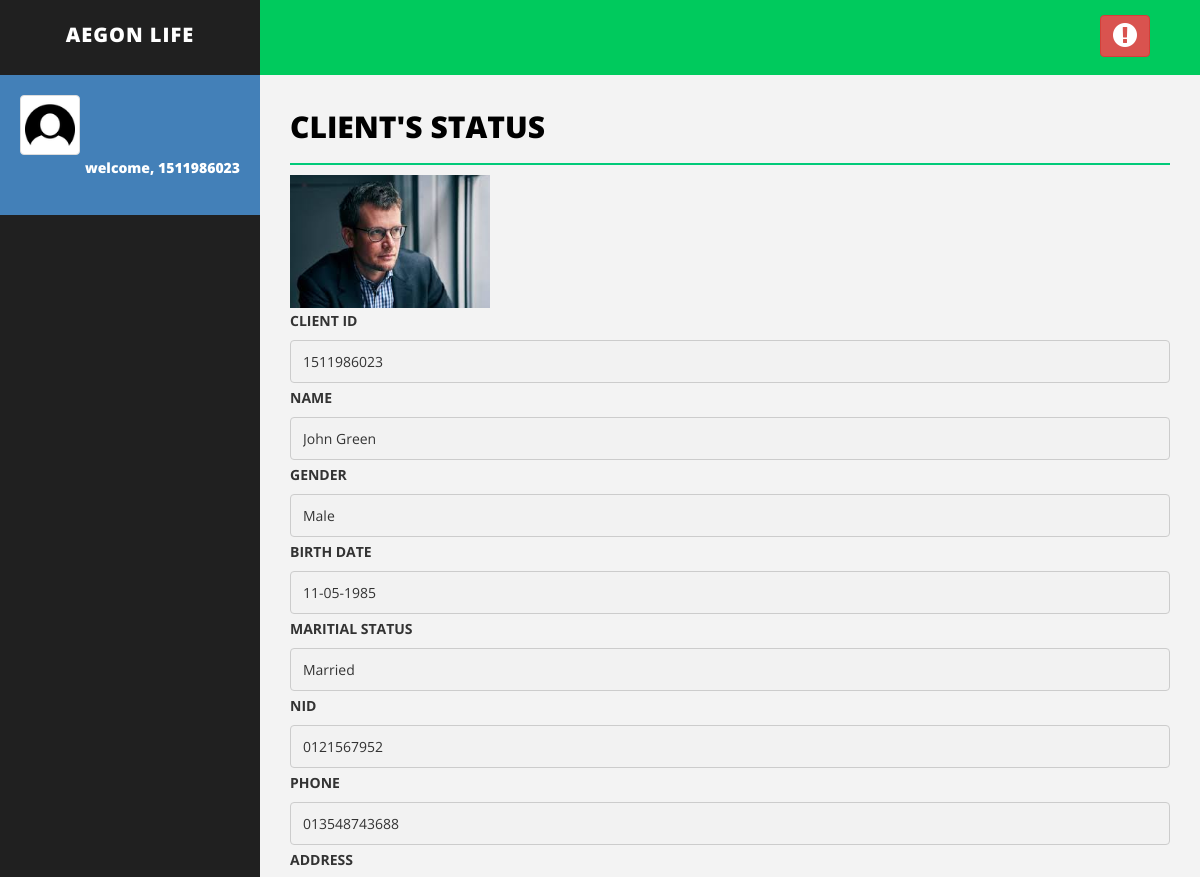
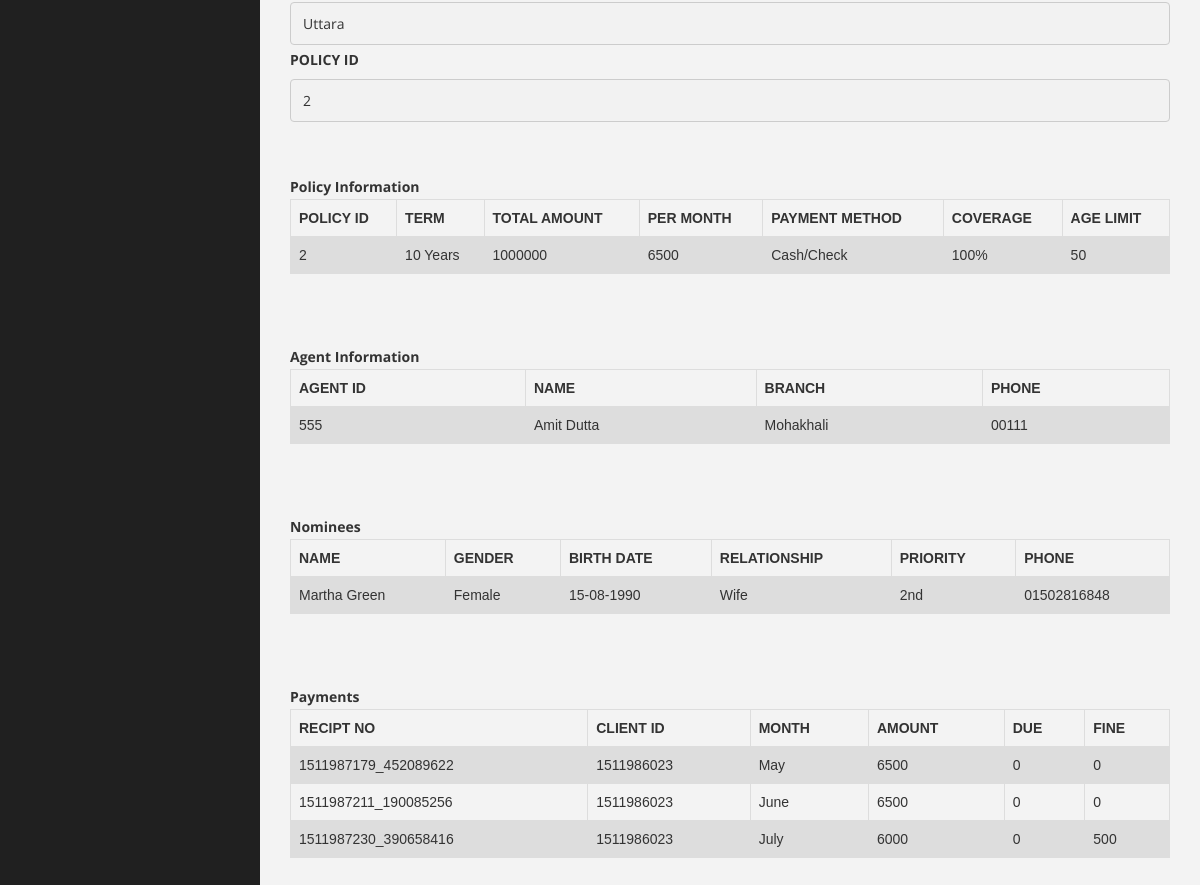
Page /lims/clientHome.php (signed in) on the committed database (2 pictures, top to bottom).
### tables this page shows
CREATE TABLE IF NOT EXISTS `client` (
  `client_id` varchar(200) NOT NULL,
  `client_password` varchar(30) NOT NULL,
  `name` varchar(50) NOT NULL,
  `sex` varchar(20) NOT NULL,
  `birth_date` varchar(20) NOT NULL,
  `marital_status` varchar(20) NOT NULL,
  `nid` varchar(50) NOT NULL,
  `phone` varchar(20) NOT NULL,
  `address` varchar(50) NOT NULL,
  `policy_id` varchar(50) NOT NULL,
  `agent_id` varchar(20) NOT NULL,
  `image` varchar(200) NOT NULL
);

CREATE TABLE IF NOT EXISTS `policy` (
  `policy_id` varchar(50) NOT NULL,
  `term` varchar(50) NOT NULL,
  `health_status` varchar(50) NOT NULL,
  `system` varchar(50) NOT NULL,
  `payment_method` varchar(50) NOT NULL,
  `coverage` varchar(50) NOT NULL,
  `age_limit` varchar(20) NOT NULL
);

CREATE TABLE IF NOT EXISTS `agent` (
  `agent_id` varchar(50) NOT NULL,
  `agent_password` varchar(30) NOT NULL,
  `name` varchar(50) NOT NULL,
  `branch` varchar(50) NOT NULL,
  `phone` varchar(50) NOT NULL
);

CREATE TABLE IF NOT EXISTS `nominee` (
  `nominee_id` varchar(200) NOT NULL,
  `client_id` varchar(100) NOT NULL,
  `name` varchar(50) NOT NULL,
  `sex` varchar(20) NOT NULL,
  `birth_date` varchar(50) NOT NULL,
  `nid` varchar(50) NOT NULL,
  `relationship` varchar(20) NOT NULL,
  `priority` varchar(20) NOT NULL,
  `phone` varchar(50) NOT NULL
);

CREATE TABLE IF NOT EXISTS `payment` (
  `recipt_no` varchar(20) NOT NULL,
  `client_id` varchar(50) NOT NULL,
  `month` varchar(50) NOT NULL,
  `amount` varchar(50) NOT NULL,
  `due` varchar(50) NOT NULL,
  `fine` varchar(50) NOT NULL,
  `agent_id` varchar(30) NOT NULL
);

### lims/clientHome.php (the view, shortened to what this page needs)
<!DOCTYPE html>
<html>
<head>
<?php
	include'connection.php';
?>
    <link href="assets/css/bootstrap.css" rel="stylesheet" />
    <link href="assets/css/font-awesome.css" rel="stylesheet" />
    <link href="assets/css/basic.css" rel="stylesheet" />
    <link href="assets/css/custom.css" rel="stylesheet" />
</head>
<body>
    <div id="wrapper">
        <nav class="navbar navbar-default navbar-cls-top " role="navigation" style="margin-bottom: 0">
            <div class="navbar-header">
                <a class="navbar-brand" href="index.php">Aegon Life</a>
            </div>
            <div class="header-right">
                 <a href="<?php echo "logout.php" ?>" class="btn btn-danger" title="Logout"><i class="fa fa-exclamation-circle fa-2x"></i></a>
            </div>
        </nav>
        <nav class="navbar-default navbar-side" role="navigation">
            <div class="sidebar-collapse">
                <ul class="nav" id="main-menu">
                    <li>
                        <div class="user-img-div">
                            <img src="assets/img/user.png" class="img-thumbnail" />
                            <div class="inner-text">
								  <?php
										echo "welcome, ".$_SESSION["username"];
								?>
                            <br />
                            </div>
                        </div>
                    </li>
                </ul>
            </div>
        </nav>
        <div id="page-wrapper">
                <div class="row">
                    <div class="col-md-12">
                        <h1 class="page-head-line">Client's Status</h1>
<?php
		$client_id = $_SESSION["username"];
	$sql = "SELECT * from client where client_id='$client_id'";
	$result = $conn->query($sql);
	$policy_id = "";
	while($row = $result->fetch_assoc()) {
		$images = $row["image"];
?>
			<img class="profile-user-img img-responsive"  width="200px" height="200px" src="<?php echo "../project/uploads/".$images ?>" alt="User profile picture">
<?php
		echo "<label for=\"fname\">CLIENT ID</label>";
	    echo "<input disabled type=\"text\" client_id=\"fname\" name=\"client_id\" placeholder=\"Your id..\" value=\"$row[client_id]\">";
		echo "<label for=\"fname\">NAME</label>";
	    echo "<input disabled type=\"text\" client_id=\"fname\" name=\"name\" placeholder=\"Your Name..\" value=\"$row[name]\">";
		echo "<label for=\"fname\">GENDER</label>";
		echo "<input disabled type=\"text\" client_id=\"fname\" name=\"sex\" placeholder=\"Your Gender..\" value=\"$row[sex]\">";
		echo "<label for=\"fname\">BIRTH DATE</label>";
		echo "<input disabled type=\"text\" client_id=\"fname\" name=\"birth_date\" placeholder=\"Your Birth Date..\" value=\"$row[birth_date]\">";
		echo "<label for=\"fname\">MARITIAL STATUS</label>";
		echo "<input disabled type=\"text\" client_id=\"fname\" name=\"marital_status\" placeholder=\"Your Maritial Status..\" value=\"$row[marital_status]\">";
		echo "<label for=\"fname\">NID</label>";
		echo "<input disabled type=\"text\" client_id=\"fname\" name=\"nid\" placeholder=\"Your NID..\" value=\"$row[nid]\">";
		echo "<label for=\"fname\">PHONE</label>";
		echo "<input disabled type=\"text\" client_id=\"fname\" name=\"phone\" placeholder=\"Your Phone..\" value=\"$row[phone]\">";
		echo "<label for=\"fname\">ADDRESS</label>";
		echo "<input disabled type=\"text\" client_id=\"fname\" name=\"address\" placeholder=\"Your Address..\" value=\"$row[address]\">";
		echo "<label for=\"fname\">POLICY ID</label>";
		echo "<input disabled type=\"text\" client_id=\"fname\" name=\"policy_id\" placeholder=\"policy id..\" value=\"$row[policy_id]\">";
		$policy_id = $row["policy_id"];
		$c_id      = $row["client_id"];
		$agent_id  = $row["agent_id"];
    }
		echo "<br>\n";
	    echo "<br>\n";
	$sql = "SELECT policy_id,term,health_status,system,payment_method,coverage, age_limit FROM policy where policy_id ='$policy_id'";
	$result = $conn->query($sql);
	echo "<table class=\"table\">\n";
    echo "  <tr>\n";
    echo "    <th>POLICY ID</th>\n";
    echo "    <th>TERM</th>\n";
    echo "    <th>TOTAL AMOUNT</th>\n";
    echo "    <th>PER MONTH</th>\n";
	echo "    <th>PAYMENT METHOD</th>\n";
    echo "    <th>COVERAGE</th>\n";
    echo "    <th>AGE LIMIT</th>\n";
    echo "  </tr>";
	if ($result->num_rows > 0) {
	while($row = $result->fetch_assoc()) {
		echo "<tr>\n";
		echo "    <td>".$row["policy_id"]."</td>\n";
		echo "    <td>".$row["term"]."</td>\n";
		echo "    <td>".$row["health_status"]."</td>\n";
		echo "    <td>".$row["system"]."</td>\n";
		echo "    <td>".$row["payment_method"]."</td>\n";
		echo "    <td>".$row["coverage"]."</td>\n";
		echo "    <td>".$row["age_limit"]."</td>\n";
	}
	}
	?>
	</div>
	<?php
	echo "<br>\n";
	echo '<b>Policy Information</b>';
	$sql = "SELECT agent_id, name ,branch, phone FROM agent where agent_id='$agent_id'";
	$result = $conn->query($sql);
	echo "<table class=\"table\">\n";
    echo "  <tr>\n";
    echo "    <th>AGENT ID</th>\n";
    echo "    <th>NAME</th>\n";
    echo "    <th>BRANCH</th>\n";
    echo "    <th>PHONE</th>\n";
    echo "  </tr>";
	if ($result->num_rows > 0) {
	while($row = $result->fetch_assoc()) {
		echo "<tr>\n";
		echo "    <td>".$row["agent_id"]."</td>\n";
		echo "    <td>".$row["name"]."</td>\n";
		echo "    <td>".$row["branch"]."</td>\n";
		echo "    <td>".$row["phone"]."</td>\n";
	}
	}
	echo "<br>\n";
	echo "<br>\n";
		echo '<b>Agent Information</b>';
	$sql = "SELECT * FROM nominee where client_id='$c_id'";
	$result = $conn->query($sql);
	echo "<table class=\"table\">\n";
    echo "  <tr>\n";
    echo "    <th>NAME</th>\n";
    echo "    <th>GENDER</th>\n";
    echo "    <th>BIRTH DATE</th>\n";
	echo "    <th>RELATIONSHIP</th>\n";
	echo "    <th>PRIORITY</th>\n";
    echo "    <th>PHONE</th>\n";
    echo "  </tr>";
	if ($result->num_rows > 0) {
	while($row = $result->fetch_assoc()) {
		echo "<tr>\n";
		echo "    <td>".$row["name"]."</td>\n";
		echo "    <td>".$row["sex"]."</td>\n";
		echo "    <td>".$row["birth_date"]."</td>\n";
		echo "    <td>".$row["relationship"]."</td>\n";
		echo "    <td>".$row["priority"]."</td>\n";
		echo "    <td>".$row["phone"]."</td>\n";
	}
	}
	echo "<br>\n";
	echo "<br>\n";
	echo '<b>Nominees</b>';
	$sql = "SELECT * FROM payment where client_id='$c_id'";
	$result = $conn->query($sql);
	echo "<table class=\"table\">\n";
    echo "  <tr>\n";
    echo "    <th>RECIPT NO</th>\n";
    echo "    <th>CLIENT ID</th>\n";
    echo "    <th>MONTH</th>\n";
    echo "    <th>AMOUNT</th>\n";
	echo "    <th>DUE</th>\n";
    echo "    <th>FINE</th>\n";
    echo "  </tr>";
	if ($result->num_rows > 0) {
	while($row = $result->fetch_assoc()) {
		echo "<tr>\n";
		echo "    <td>".$row["recipt_no"]."</td>\n";
		echo "    <td>".$row["client_id"]."</td>\n";
		echo "    <td>".$row["month"]."</td>\n";
		echo "    <td>".$row["amount"]."</td>\n";
		echo "    <td>".$row["due"]."</td>\n";
		echo "    <td>".$row["fine"]."</td>\n";
	}
	}
	echo "<br>\n";
	echo "<br>\n";
	echo '<b>Payments</b>';
	echo "</table>\n";
?>
                </div>
        </div>
    </div>
</body>
</html>

### lims/assets/css/basic.css (style rules this page uses)
body { font-family: 'Open Sans', sans-serif; line-height:25px; }
#wrapper { width: 100%; background: #202020; }
#page-wrapper { padding: 15px 15px; min-height: 600px; background: #F3F3F3; }
.page-head-line { font-size: 30px; text-transform: uppercase; color: #000; font-weight: 800; padding-bottom: 20px; border-bottom: 2px solid #00CA79; margin-bottom: 10px; }
.navbar-cls-top .navbar-brand { color: #fff; background: #202020; width: 260px; text-align: center; height: 75px; font-size: 20px; letter-spacing: 1px; font-weight: 900; padding-top: 25px; text-transform:uppercase; }
.header-right { color: #fff; padding: 15px 50px 5px 50px; float: right; font-size: 16px; }
.user-img-div { min-height: 140px; padding: 20px; background-color: #4380B8; }
.user-img-div img { max-height: 60px; }
.user-img-div .inner-text { text-align: right; position: relative; color: #fff; font-weight: 800; line-height: 25px; }
.sidebar-collapse, .sidebar-collapse .nav { background: none; }
.sidebar-collapse .nav { padding: 0; }
.navbar-side { border: none; background-color: #202020; }
.navbar-cls-top { background: #00ca5d; border-bottom: none; }
.navbar-default { border: 0px solid black; }
.navbar-header { background: #000000; }
@media (min-width:768px) { #page-wrapper { margin: 0 0 0 260px; padding: 15px 30px; min-height: 1200px; } }
@media (min-width:768px) { .navbar-side { z-index: 1; position: absolute; width: 260px; } }
@media (min-width:768px) { .navbar { border-radius: 0px; } }

### lims/clientHome.php (style rules this page uses)
input[type=text], select { width: 100%; padding: 8px 12px; margin: 2px 0; display: inline-block; border: 1px solid #ccc; border-radius: 4px; box-sizing: border-box; }
table { font-family: arial, sans-serif; border-collapse: collapse; width: 100%; }
td, th { border: 1px solid #dddddd; text-align: left; padding: 8px; }
tr:nth-child(even) { background-color: #dddddd; }

### rows in the picture
client: image (picture), client_id "1511986023", name "John Green", sex "Male", birth_date "11-05-1985", marital_status "Married", nid "0121567952", phone "013548743688", address "Uttara", policy_id "2"
policy: policy_id "2", term "10 Years", health_status "1000000", system "6500", payment_method "Cash/Check", coverage "100%", age_limit "50"
agent: agent_id "555", name "Amit Dutta", branch "Mohakhali", phone "00111"
nominee: name "Martha Green", sex "Female", birth_date "15-08-1990", relationship "Wife", priority "2nd", phone "01502816848"
payment: recipt_no "1511987179_452089622", client "1511986023", month "May", amount "6500", due "0", fine "0"
payment: recipt_no "1511987211_190085256", client "1511986023", month "June", amount "6500", due "0", fine "0"
payment: recipt_no "1511987230_390658416", client "1511986023", month "July", amount "6000", due "0", fine "500"

### other values in the picture
$_SESSION["username"] "1511986023"
